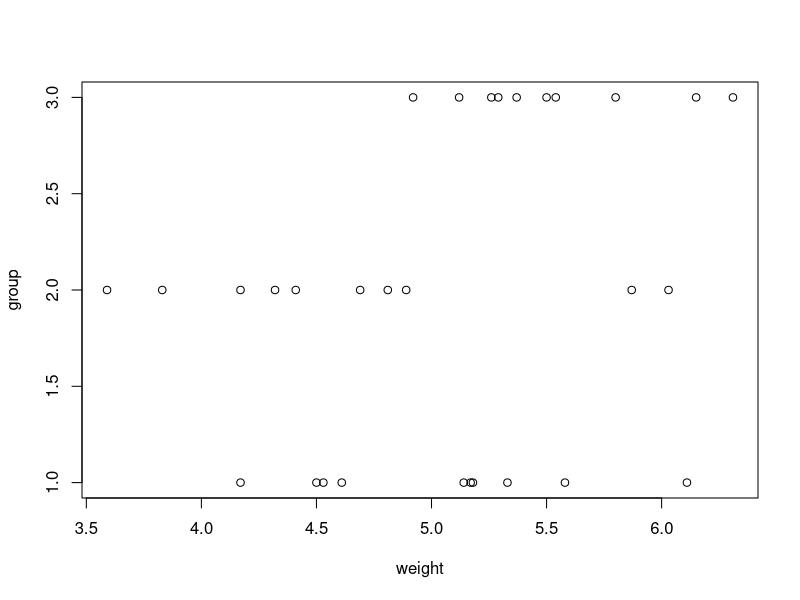
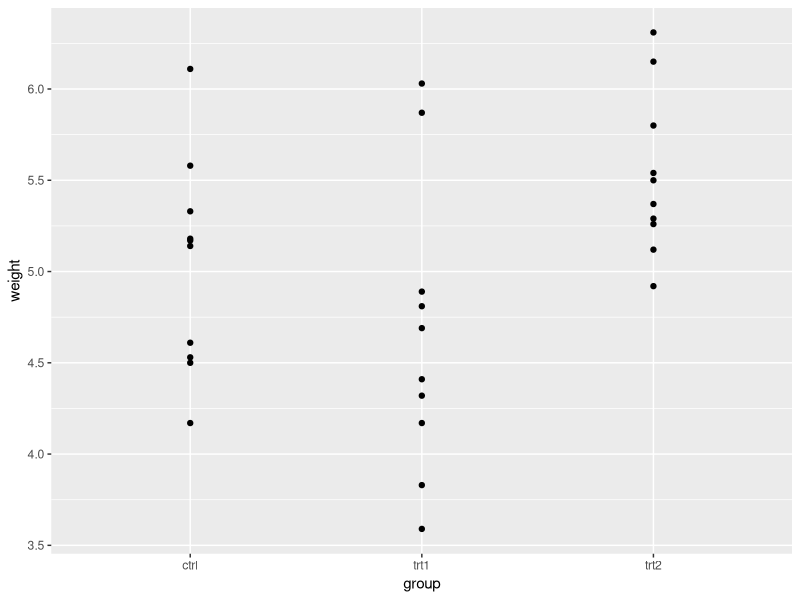
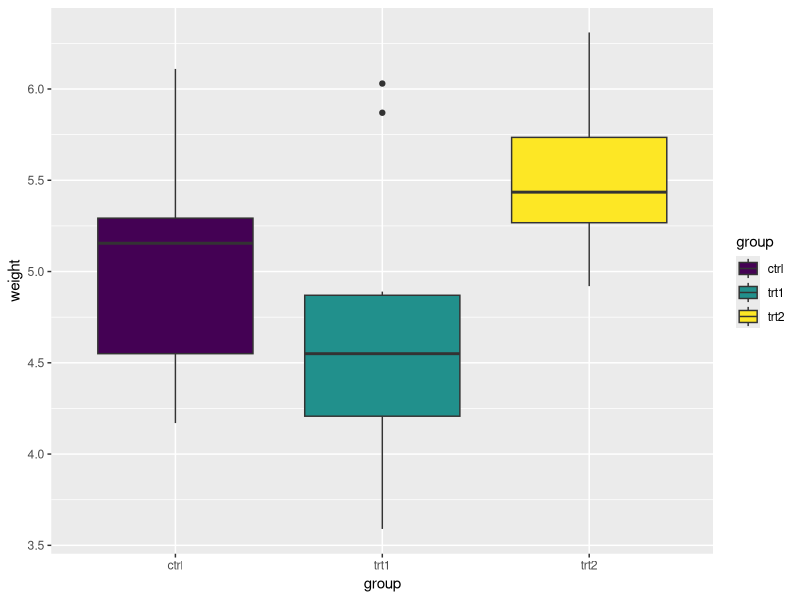
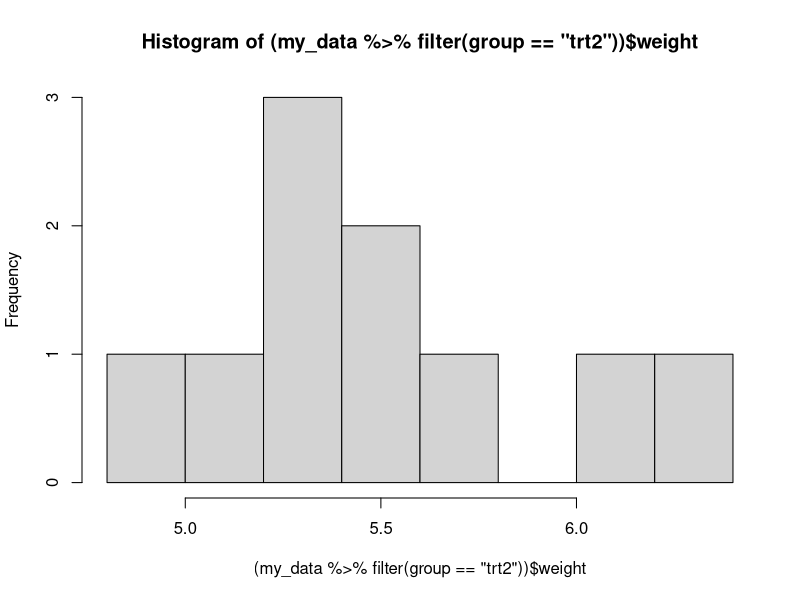
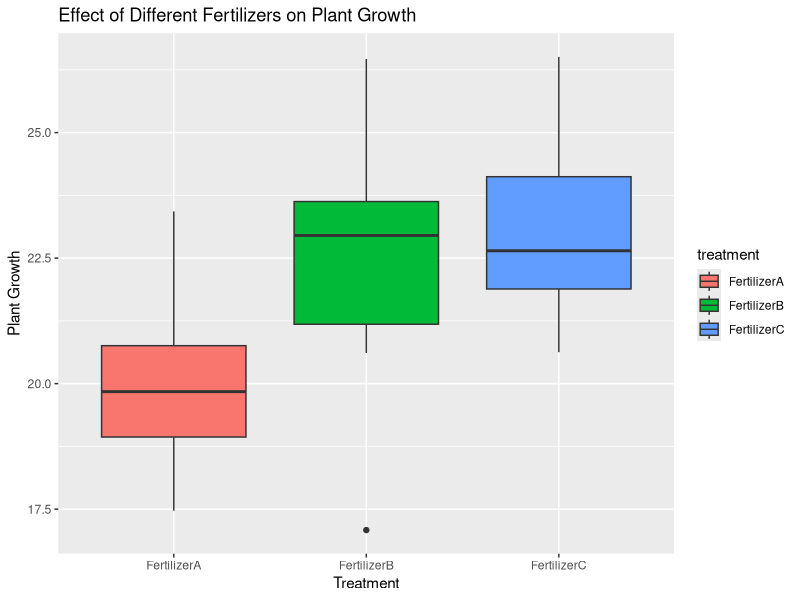

The R script that drew these images, in order:
# 11-one-way-anova.R
# Companion to IE 1072 lecture notes, Part VI (One-Way ANOVA).

# Two illustrations of a single-factor analysis of variance:
#   (a) the built-in PlantGrowth data, with three treatment levels and a
#       per-group summary, a boxplot, and the aov() output;
#   (b) a synthetic three-fertilizer experiment (10 obs each) that you
#       can re-run to see how the F statistic behaves under known means
#       and variances.

library(dplyr)
library(ggplot2)

# ---- (a) PlantGrowth: one-way ANOVA ------------------------------------

my_data <- PlantGrowth
head(PlantGrowth)

# Pick a fixed level order before computing summaries.
my_data$group <- ordered(my_data$group, levels = c("ctrl", "trt1", "trt2"))
my_data$group <- as.factor(my_data$group)

# Per-group summary statistics.
group_by(my_data, group) %>%
  summarise(
    count = n(),
    mean  = mean(weight, na.rm = TRUE),
    sd    = sd(weight, na.rm = TRUE),
    min   = min(weight),
    max   = max(weight),
    Q1    = quantile(weight, probs = c(.25)),
    Q3    = quantile(weight, probs = c(.75))
  )

# Quick visual checks.
plot(my_data)
ggplot(my_data, aes(x = group, y = weight)) + geom_point()
ggplot(my_data, aes(x = group, y = weight, fill = group)) + geom_boxplot()

# Marginal sanity checks: per-group view of the response.
my_data %>% filter(group == "ctrl")
hist((my_data %>% filter(group == "trt2"))$weight)

# One-way ANOVA: is mean weight the same across ctrl/trt1/trt2?
result_aov <- aov(weight ~ group, data = my_data)
summary(result_aov)

# ---- (b) Synthetic three-fertilizer experiment -------------------------

set.seed(123)

plant_data <- data.frame(
  treatment = rep(c("FertilizerA", "FertilizerB", "FertilizerC"), each = 10),
  growth    = c(rnorm(10, mean = 20, sd = 2.0),
                rnorm(10, mean = 22, sd = 2.5),
                rnorm(10, mean = 24, sd = 2.0))
)
head(plant_data)

# Per-group summary statistics.
plant_data %>%
  group_by(treatment) %>%
  summarise(
    count = n(),
    mean  = mean(growth, na.rm = TRUE),
    sd    = sd(growth, na.rm = TRUE),
    min   = min(growth),
    max   = max(growth),
    Q1    = quantile(growth, probs = c(.25)),
    Q3    = quantile(growth, probs = c(.75))
  )

# Boxplot and one-way ANOVA on the synthetic data.
ggplot(plant_data, aes(x = treatment, y = growth, fill = treatment)) +
  geom_boxplot() +
  labs(title = "Effect of Different Fertilizers on Plant Growth",
       x = "Treatment", y = "Plant Growth")

anova_result <- aov(growth ~ treatment, data = plant_data)
summary(anova_result)
